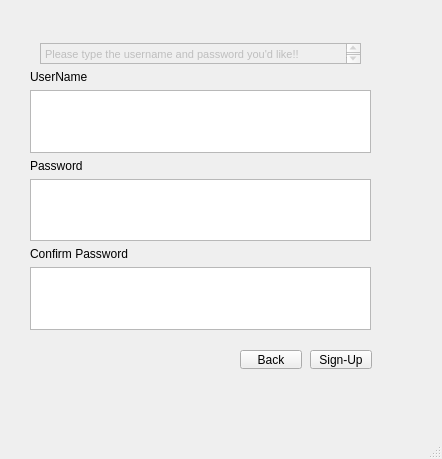
<?xml version="1.0" encoding="UTF-8"?>
<ui version="4.0">
 <class>SUWindow</class>
 <widget class="QMainWindow" name="SUWindow">
  <property name="enabled">
   <bool>true</bool>
  </property>
  <property name="geometry">
   <rect>
    <x>0</x>
    <y>0</y>
    <width>442</width>
    <height>459</height>
   </rect>
  </property>
  <property name="windowTitle">
   <string>MainWindow</string>
  </property>
  <widget class="QWidget" name="centralwidget">
   <widget class="QPushButton" name="backBttn">
    <property name="geometry">
     <rect>
      <x>240</x>
      <y>350</y>
      <width>62</width>
      <height>19</height>
     </rect>
    </property>
    <property name="text">
     <string>Back</string>
    </property>
   </widget>
   <widget class="QPushButton" name="signBttn">
    <property name="geometry">
     <rect>
      <x>310</x>
      <y>350</y>
      <width>62</width>
      <height>19</height>
     </rect>
    </property>
    <property name="text">
     <string>Sign-Up</string>
    </property>
   </widget>
   <widget class="QWidget" name="gridLayoutWidget">
    <property name="geometry">
     <rect>
      <x>30</x>
      <y>70</y>
      <width>341</width>
      <height>260</height>
     </rect>
    </property>
    <layout class="QGridLayout" name="gridLayout">
     <item row="5" column="0">
      <widget class="QTextEdit" name="passText"/>
     </item>
     <item row="2" column="0">
      <widget class="QLabel" name="userLabel">
       <property name="text">
        <string>UserName</string>
       </property>
      </widget>
     </item>
     <item row="4" column="0">
      <widget class="QLabel" name="passLabel">
       <property name="text">
        <string>Password</string>
       </property>
      </widget>
     </item>
     <item row="7" column="0">
      <widget class="QTextEdit" name="conText"/>
     </item>
     <item row="3" column="0">
      <widget class="QTextEdit" name="userText">
       <property name="enabled">
        <bool>true</bool>
       </property>
       <property name="sizePolicy">
        <sizepolicy hsizetype="Expanding" vsizetype="Expanding">
         <horstretch>0</horstretch>
         <verstretch>0</verstretch>
        </sizepolicy>
       </property>
       <property name="minimumSize">
        <size>
         <width>0</width>
         <height>0</height>
        </size>
       </property>
      </widget>
     </item>
     <item row="6" column="0">
      <widget class="QLabel" name="conLabel">
       <property name="text">
        <string>Confirm Password</string>
       </property>
      </widget>
     </item>
    </layout>
   </widget>
   <widget class="QTextEdit" name="errorDisplay">
    <property name="enabled">
     <bool>false</bool>
    </property>
    <property name="geometry">
     <rect>
      <x>40</x>
      <y>43</y>
      <width>321</width>
      <height>21</height>
     </rect>
    </property>
    <property name="readOnly">
     <bool>true</bool>
    </property>
    <property name="html">
     <string>&lt;!DOCTYPE HTML PUBLIC &quot;-//W3C//DTD HTML 4.0//EN&quot; &quot;http://www.w3.org/TR/REC-html40/strict.dtd&quot;&gt;
&lt;html&gt;&lt;head&gt;&lt;meta name=&quot;qrichtext&quot; content=&quot;1&quot; /&gt;&lt;style type=&quot;text/css&quot;&gt;
p, li { white-space: pre-wrap; }
&lt;/style&gt;&lt;/head&gt;&lt;body style=&quot; font-family:'MS Shell Dlg 2'; font-size:8.1pt; font-weight:400; font-style:normal;&quot;&gt;
&lt;p style=&quot; margin-top:0px; margin-bottom:0px; margin-left:0px; margin-right:0px; -qt-block-indent:0; text-indent:0px;&quot;&gt;Please type the username and password you'd like!!&lt;/p&gt;&lt;/body&gt;&lt;/html&gt;</string>
    </property>
   </widget>
  </widget>
  <widget class="QMenuBar" name="menubar">
   <property name="geometry">
    <rect>
     <x>0</x>
     <y>0</y>
     <width>442</width>
     <height>22</height>
    </rect>
   </property>
  </widget>
  <widget class="QStatusBar" name="statusbar"/>
 </widget>
 <resources/>
 <connections/>
</ui>
